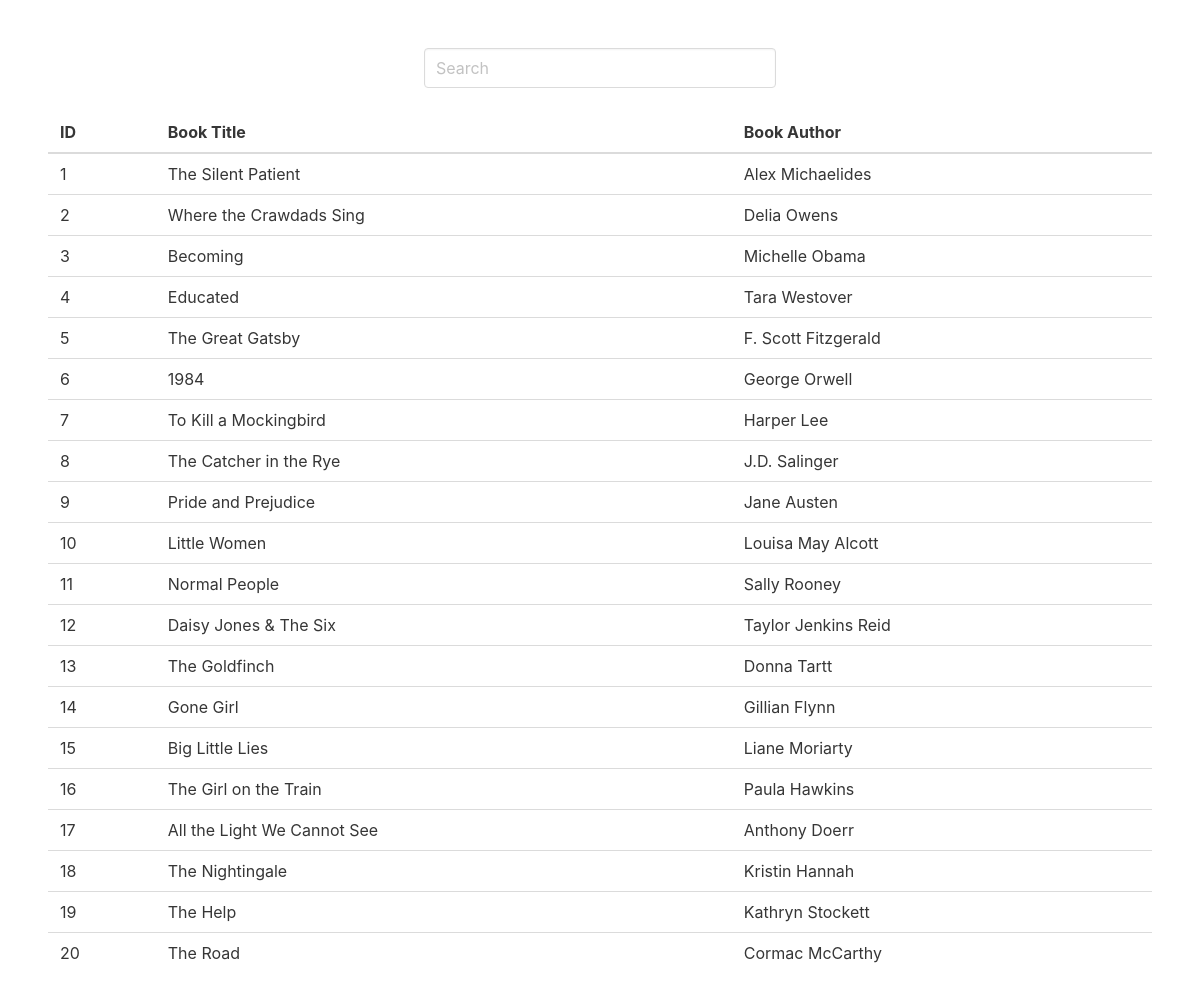
The page / on the database its author committed.
### core/models.py (models this page shows)
class Book(db.Model):
    id = db.Column(db.Integer, primary_key=True)
    title = db.Column(db.String(100), nullable=False)
    author = db.Column(db.String(100), nullable=False)

### core/routes.py (the view)
@app.route('/')
def index():
    books = Book.query.limit(20).all()
    return render_template("index.html", books=books)

### core/templates/index.html (shortened to what this page needs)
<!DOCTYPE html>
<html lang="en">
  <head>
    <link
      rel="stylesheet"
      href="https://cdn.jsdelivr.net/npm/bulma@0.9.4/css/bulma.min.css"
    />
  </head>
  <body>
    <section class="section">
      <div class="columns">
        <div class="column is-one-third is-offset-one-third">
          <input
            type="text"
            class="input"
            placeholder="Search"
            name="query"
            hx-get="/search"
            hx-trigger="keyup changed delay:500ms"
            hx-target="#results"
          />
        </div>
      </div>
      <table class="table is-fullwidth">
        <thead>
          <tr>
            <th>ID</th>
            <th>Book Title</th>
            <th>Book Author</th>
          </tr>
        </thead>
        <tbody id="results">
          {% for book in books %}
          <tr>
            <td>{{ book.id }}</td>
            <td>{{ book.title }}</td>
            <td>{{ book.author }}</td>
          </tr>
          {% endfor %}
        </tbody>
      </table>
    </section>
  </body>
</html>

### rows shown on the page
Book: id "1", title "The Silent Patient", author "Alex Michaelides"
Book: id "2", title "Where the Crawdads Sing", author "Delia Owens"
Book: id "3", title "Becoming", author "Michelle Obama"
Book: id "4", title "Educated", author "Tara Westover"
Book: id "5", title "The Great Gatsby", author "F. Scott Fitzgerald"
Book: id "6", title "1984", author "George Orwell"
Book: id "7", title "To Kill a Mockingbird", author "Harper Lee"
Book: id "8", title "The Catcher in the Rye", author "J.D. Salinger"
Book: id "9", title "Pride and Prejudice", author "Jane Austen"
Book: id "10", title "Little Women", author "Louisa May Alcott"
Book: id "11", title "Normal People", author "Sally Rooney"
Book: id "12", title "Daisy Jones & The Six", author "Taylor Jenkins Reid"
Book: id "13", title "The Goldfinch", author "Donna Tartt"
Book: id "14", title "Gone Girl", author "Gillian Flynn"
Book: id "15", title "Big Little Lies", author "Liane Moriarty"
Book: id "16", title "The Girl on the Train", author "Paula Hawkins"
Book: id "17", title "All the Light We Cannot See", author "Anthony Doerr"
Book: id "18", title "The Nightingale", author "Kristin Hannah"
Book: id "19", title "The Help", author "Kathryn Stockett"
Book: id "20", title "The Road", author "Cormac McCarthy"
